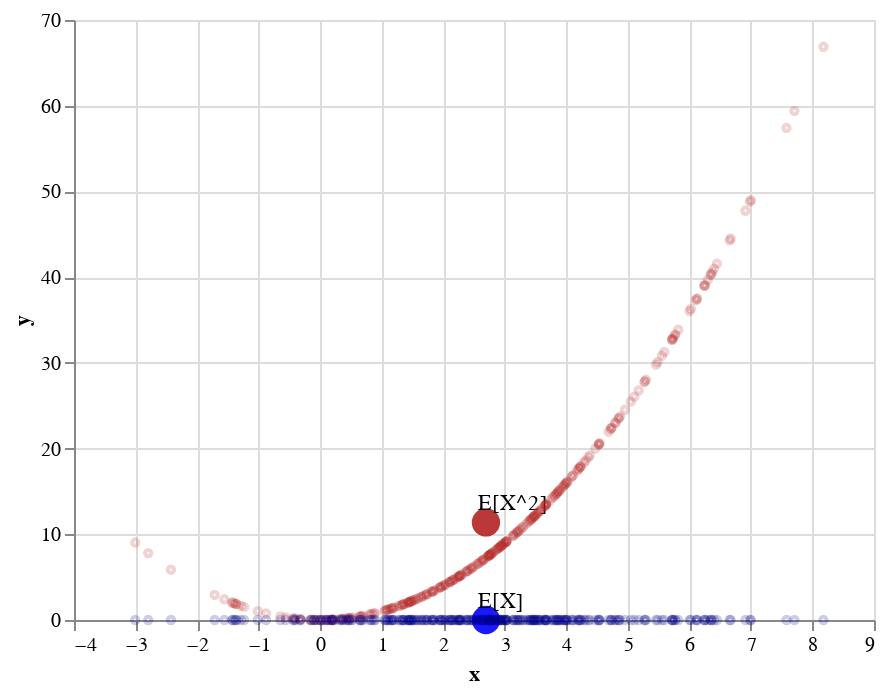

Notebook cell for this chart:
### Markdown cell above
Because each $x$ has equal probability, if we simple average the y-coordinates of the black dots, we get the expected value of $X^2$. That is, we get $\mathbb{E}[X^2]$. We show this as a big dot on the chart. 

We can also plot the expected value of each $x_i$, which is equal to $\mathbb{E}[X]$. We show this as a big blue dot.

### Code cell
expected_x2, labels2 = make_scatter_chart_with_labels(X=[np.mean(s)], Y=[np.mean([i ** 2 for i in s])], L=["E[X^2]"], color="firebrick")
expected_x, labels = make_scatter_chart_with_labels(X=[np.mean(s)], Y=[0], L=["E[X]"])

expected_x + labels + expected_x2 + labels2 + x2_points + x_points

### Figure 1 — Vega-Lite specification as saved in the notebook (floating-point values rounded to 4 significant figures; data arrays with more than 128 entries replaced by an {"elided": "..."} marker saying what was removed)
{"$schema": "https://vega.github.io/schema/vega-lite/v2.6.0.json", "config": {"view": {"height": 300, "width": 400}}, "layer": [{"data": {"values": [{"label": "E[X]", "x": 2.694, "y": 0}]}, "encoding": {"x": {"field": "x", "type": "quantitative"}, "y": {"field": "y", "type": "quantitative"}}, "mark": {"color": "blue", "filled": true, "opacity": 0.9, "size": 200, "type": "point"}}, {"data": {"values": [{"label": "E[X]", "x": 2.694, "y": 0}]}, "encoding": {"text": {"field": "label", "type": "nominal"}, "x": {"field": "x", "type": "quantitative"}, "y": {"field": "y", "type": "quantitative"}}, "mark": {"align": "left", "baseline": "bottom", "dx": 16, "type": "text", "xOffset": -20, "yOffset": -4}}, {"data": {"values": [{"label": "E[X^2]", "x": 2.694, "y": 11.38}]}, "encoding": {"x": {"field": "x", "type": "quantitative"}, "y": {"field": "y", "type": "quantitative"}}, "mark": {"color": "firebrick", "filled": true, "opacity": 0.9, "size": 200, "type": "point"}}, {"data": {"values": [{"label": "E[X^2]", "x": 2.694, "y": 11.38}]}, "encoding": {"text": {"field": "label", "type": "nominal"}, "x": {"field": "x", "type": "quantitative"}, "y": {"field": "y", "type": "quantitative"}}, "mark": {"align": "left", "baseline": "bottom", "dx": 16, "type": "text", "xOffset": -20, "yOffset": -4}}, {"data": {"values": {"elided": "300 records"}}, "encoding": {"x": {"field": "x", "type": "quantitative"}, "y": {"field": "y", "type": "quantitative"}}, "mark": {"color": "firebrick", "opacity": 0.2, "size": 10, "type": "point"}}, {"data": {"values": {"elided": "300 records"}}, "encoding": {"x": {"field": "x", "type": "quantitative"}, "y": {"field": "y", "type": "quantitative"}}, "mark": {"color": "darkblue", "opacity": 0.2, "size": 10, "type": "point"}}]}
